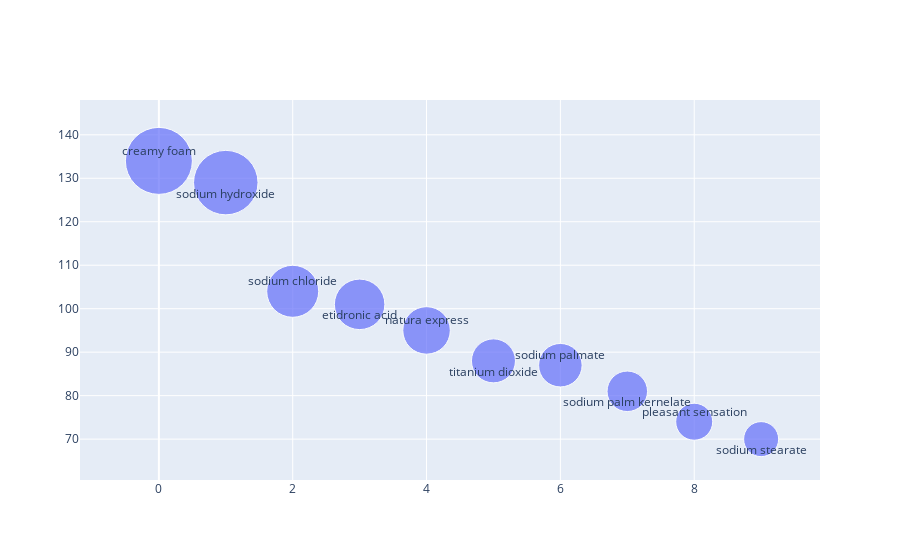

Notebook cell for this chart:
### Code cell
# draw bubble chart for the most ten frequency chunks
import plotly.graph_objects as go
x_data = list(range(10))
y_data = list(zip(*sort_list))[1][:10]
z_data = list(zip(*sort_list))[0][:10]
annotations = [
    dict(
        x=x_data[i], 
        y=y_data[i],
        text=z_data[i], # Some conditional to define outliers
        showarrow=False,
        xanchor='center',  # Position of text relative to x axis (left/right/center)
        yanchor='top' if i%2 else 'bottom',  # Position of text relative to y axis (top/bottom/middle)
    ) for i in range(10)
]
trace0 = go.Scatter(
    x=x_data,
    y=y_data,
    mode='markers',
    marker=dict(
        size=[i * 0.5 for i in y_data],
    )
)

data = [trace0]
layout = go.Layout(annotations=annotations)

fig = go.Figure(data=data, layout=layout)
fig.show()

### Figure 1 — Plotly figure (JSON) as saved in the notebook; plotly's stock layout.template omitted (floating-point values rounded to 4 significant figures)
{"data": [{"marker": {"size": [67, 64.5, 52, 50.5, 47.5, 44, 43.5, 40.5, 37, 35]}, "mode": "markers", "type": "scatter", "x": [0, 1, 2, 3, 4, 5, 6, 7, 8, 9], "y": [134, 129, 104, 101, 95, 88, 87, 81, 74, 70]}], "layout": {"annotations": [{"showarrow": false, "text": "creamy foam", "x": 0, "xanchor": "center", "y": 134, "yanchor": "bottom"}, {"showarrow": false, "text": "sodium hydroxide", "x": 1, "xanchor": "center", "y": 129, "yanchor": "top"}, {"showarrow": false, "text": "sodium chloride", "x": 2, "xanchor": "center", "y": 104, "yanchor": "bottom"}, {"showarrow": false, "text": "etidronic acid", "x": 3, "xanchor": "center", "y": 101, "yanchor": "top"}, {"showarrow": false, "text": "natura express", "x": 4, "xanchor": "center", "y": 95, "yanchor": "bottom"}, {"showarrow": false, "text": "titanium dioxide", "x": 5, "xanchor": "center", "y": 88, "yanchor": "top"}, {"showarrow": false, "text": "sodium palmate", "x": 6, "xanchor": "center", "y": 87, "yanchor": "bottom"}, {"showarrow": false, "text": "sodium palm kernelate", "x": 7, "xanchor": "center", "y": 81, "yanchor": "top"}, {"showarrow": false, "text": "pleasant sensation", "x": 8, "xanchor": "center", "y": 74, "yanchor": "bottom"}, {"showarrow": false, "text": "sodium stearate", "x": 9, "xanchor": "center", "y": 70, "yanchor": "top"}]}}
